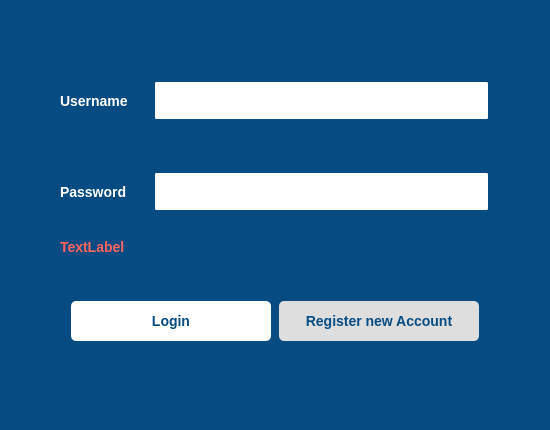
<?xml version="1.0" encoding="UTF-8"?>
<ui version="4.0">
 <class>login_dialog_window</class>
 <widget class="QDialog" name="login_dialog_window">
  <property name="geometry">
   <rect>
    <x>0</x>
    <y>0</y>
    <width>550</width>
    <height>430</height>
   </rect>
  </property>
  <property name="sizePolicy">
   <sizepolicy hsizetype="Fixed" vsizetype="Preferred">
    <horstretch>0</horstretch>
    <verstretch>0</verstretch>
   </sizepolicy>
  </property>
  <property name="minimumSize">
   <size>
    <width>550</width>
    <height>430</height>
   </size>
  </property>
  <property name="maximumSize">
   <size>
    <width>550</width>
    <height>430</height>
   </size>
  </property>
  <property name="windowTitle">
   <string>Dialog</string>
  </property>
  <property name="styleSheet">
   <string notr="true">*{
	
	font: auto &quot;Arial&quot;;
	font-size: 14px;
font-weight:bold;

}

QLabel{


}


#login_dialog_window{
	background-color: #ffffff;
	background-color: rgb(6, 76, 130);
}



QPushButton{
	border: none;
	min-height: 40px;
	border-radius: 5px;

	
}
/*
QPushButton:hover{

	background-color:rgb(22, 38, 76);

}

QPushButton:disabled{
	color: #808080;
	background-color:rgb(210, 210, 210);

}
*/

/*********************************************/
QLabel{
	color: #ffffff;
}


/*********************************************/


/*******************************************/
QLineEdit
{
	border:2px solid rgb(6, 76, 130);
    border-radius: 3px;
    padding: 1px 18px 1px 8px;
    min-width: 6em;
	min-height: 35px;
	font-size: 16px;
}



/*******************************************/


QGroupBox{
	font-weight: bold;
}

QLineEdit:hover{
	border: 1px solid black;
	background: #e4f0fa;
}

QLineEdit:focus {
	color: rgb(6, 76, 130);
	background: #ffffff;
	selection-background-color: rgb(255, 204, 75);
}

QSpinBox:hover{
	background: #e4f0fa;
}


</string>
  </property>
  <layout class="QVBoxLayout" name="verticalLayout">
   <property name="spacing">
    <number>25</number>
   </property>
   <property name="leftMargin">
    <number>60</number>
   </property>
   <property name="topMargin">
    <number>80</number>
   </property>
   <property name="rightMargin">
    <number>60</number>
   </property>
   <property name="bottomMargin">
    <number>80</number>
   </property>
   <item>
    <layout class="QGridLayout" name="gridLayout">
     <property name="verticalSpacing">
      <number>50</number>
     </property>
     <item row="0" column="0">
      <widget class="QLabel" name="label">
       <property name="text">
        <string>Username</string>
       </property>
      </widget>
     </item>
     <item row="0" column="1">
      <widget class="QLineEdit" name="username_input"/>
     </item>
     <item row="1" column="0">
      <widget class="QLabel" name="label_2">
       <property name="text">
        <string>Password</string>
       </property>
      </widget>
     </item>
     <item row="1" column="1">
      <widget class="QLineEdit" name="password_input"/>
     </item>
    </layout>
   </item>
   <item>
    <widget class="QLabel" name="login_error_lbl">
     <property name="styleSheet">
      <string notr="true">color:rgb(255, 99, 94);</string>
     </property>
     <property name="text">
      <string>TextLabel</string>
     </property>
    </widget>
   </item>
   <item>
    <widget class="QFrame" name="horizontalFrame">
     <property name="styleSheet">
      <string notr="true">QPushButton{

background-color: #ffffff;
color: rgb(6, 76, 130);
max-width: 200px;
}


QPushButton:hover{

background-color: rgb(58, 209, 154);
color:#ffffff;
}</string>
     </property>
     <layout class="QHBoxLayout" name="horizontalLayout">
      <property name="topMargin">
       <number>20</number>
      </property>
      <item>
       <widget class="QPushButton" name="login_btn">
        <property name="styleSheet">
         <string notr="true"/>
        </property>
        <property name="text">
         <string>Login</string>
        </property>
       </widget>
      </item>
      <item>
       <widget class="QPushButton" name="register_btn">
        <property name="styleSheet">
         <string notr="true">QPushButton{
background-color:rgb(222, 222, 222);
}

QPushButton:hover{
background-color:rgb(58, 209, 154);
}</string>
        </property>
        <property name="text">
         <string>Register new Account</string>
        </property>
       </widget>
      </item>
     </layout>
    </widget>
   </item>
  </layout>
 </widget>
 <resources/>
 <connections/>
</ui>
